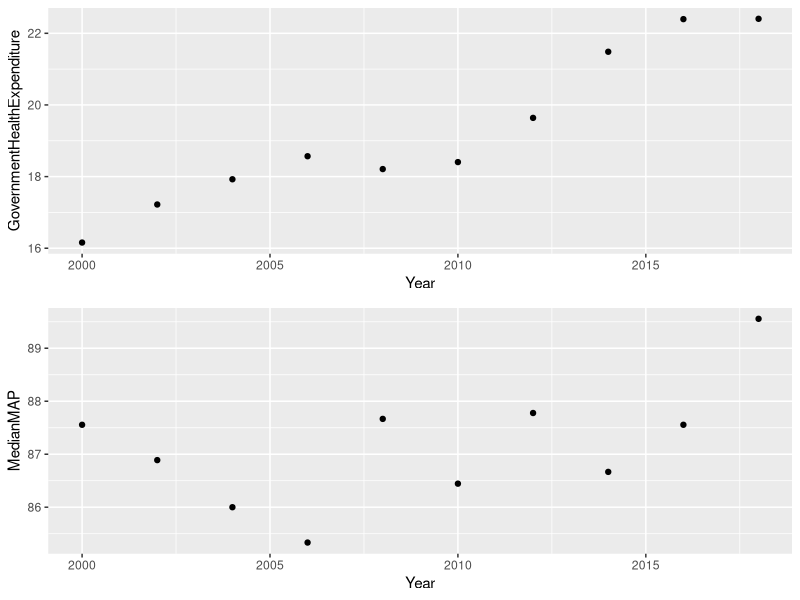

R code for this plot: (Note: this script raises an error after producing the figure.)
## ---- chunk 1
library(dplyr)
library(tidyverse)
print(getwd())
MAPvsEx <- read_csv(here::here("dataset/MAPvsEx.csv"))
#load(here::here("dataset/loan_refusal.RData"))
#print(ls())
## ---- chunk 2
MAPvsEx
plot_govExp <- ggplot(data = MAPvsEx,aes(x=Year, y = GovernmentHealthExpenditure)) + 
         geom_point()

plot_medMAP <- ggplot(data = MAPvsEx,aes(x=Year, y = MedianMAP)) + 
         geom_point()

library(grid)

grid.newpage()
grid.draw(rbind(ggplotGrob(plot_govExp), ggplotGrob(plot_medMAP), size = "last"))
## ---- chunk 3
# creating linear models
model <- lm(MAP ~ factor(RIDRETH1) + factor(Year) + RIDAGEYR + factor(RIAGENDR), data = modelData)
summary(model)
## ---- chunk 4
modelData %>% ggplot(aes(x = factor(Year), y = MAP)) +
  geom_boxplot() +
  stat_smooth(method = "lm", se = FALSE) +
  labs(title = "Mean Arterial Pressure (MAP) vs. Year", x = "Year", y = "Mean Arterial Pressure") +
  coord_flip()
## ---- chunk 5
modelData %>% ggplot(aes(x = factor(RIAGENDR), y = MAP)) +
  geom_boxplot() +
  stat_smooth(method = "lm", se = FALSE) +
  labs(title = "Mean Arterial Pressure (MAP) vs. Gender", x = "Gender", y = "Mean Arterial Pressure") +
  coord_flip()
## ---- chunk 6
modelData %>% ggplot(aes(x = factor(RIDRETH1), y = MAP)) +
  geom_boxplot() +
  stat_smooth(method = "lm", se = FALSE) +
  labs(title = "Mean Arterial Pressure (MAP) vs. Ethnicity", 
       x = "Ethnicity", y = "Mean Arterial Pressure") +
  coord_flip()
## ---- chunk 7
MAPEx_model <- lm(MedianMAP ~ GovernmentHealthExpenditure, data = MAPvsEx)
summary(MAPEx_model)
ggplot(MAPvsEx, aes(x = GovernmentHealthExpenditure, y = MedianMAP)) + 
  geom_point() +
  stat_smooth(method = "lm", col = "red")
## ---- chunk 8
